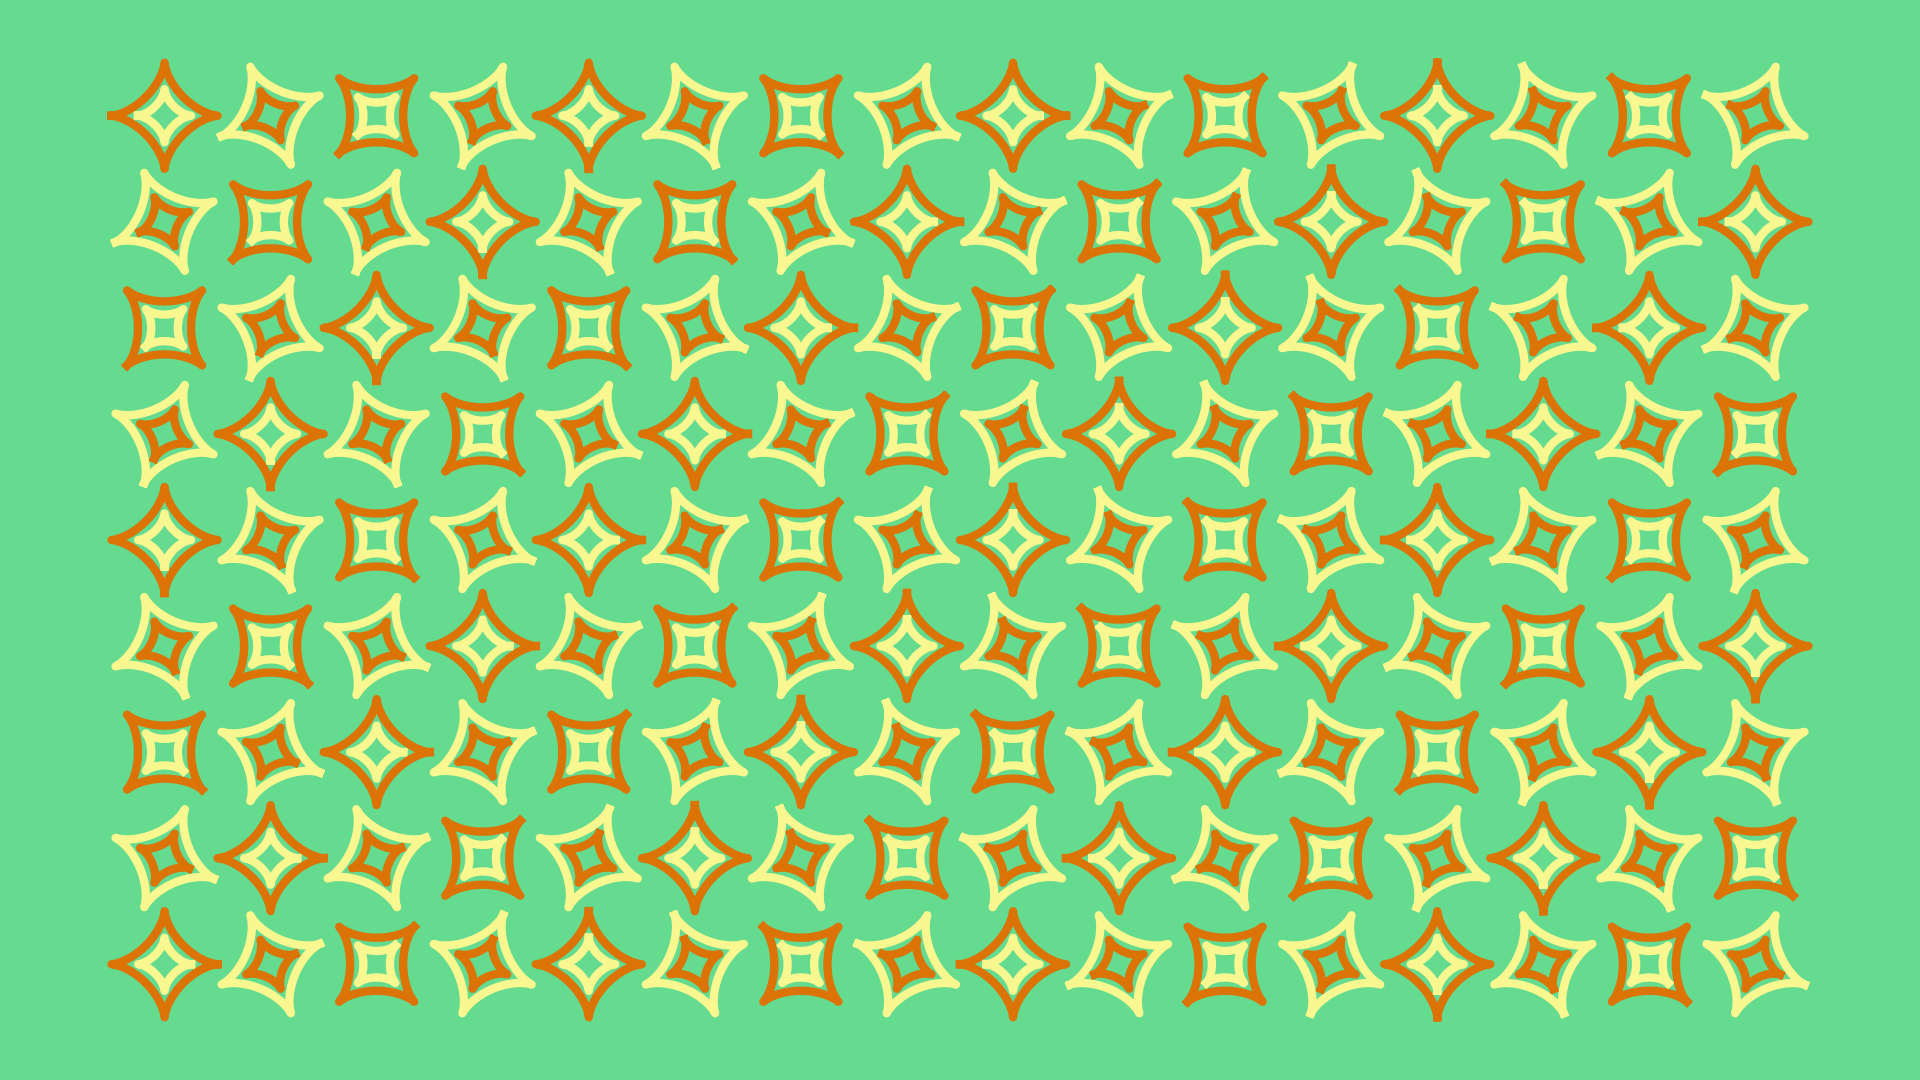

Recreate this plot in Python.
from pathlib import Path

import matplotlib.pyplot as plt
import numpy as np


def main() -> None:
    # config
    fp: Path = Path(__file__).resolve().with_suffix(".png")
    plt.rcParams["figure.dpi"] = 100
    plt.rcParams["figure.figsize"] = [19.2, 10.8]
    # 配色バリエーション BOOK 2
    colors: list[str] = [
        "#DB7307",
        "#F9F790",
        "#64DB8F",
    ]
    # generate figure
    fig: plt.Figure
    ax: plt.Axes
    fig, ax = plt.subplots()
    # plot
    t: np.ndarray = np.linspace(0, 2*np.pi, 2001, endpoint=True)
    c: np.ndarray = np.cos(t)
    s: np.ndarray = np.sin(t)
    for i in range(16):
        for j in range(9):
            th: float = np.pi * 0.125 * (i-j)
            cos: float = np.cos(th)
            sin: float = np.sin(th)
            m: np.ndarray = np.array([[cos, -sin], [sin, cos]])
            for k in range(2):
                r: float = 0.5 - 0.25 * k
                x: np.ndarray = r * c*c*c
                y: np.ndarray = r * s*s*s
                x, y = m @ np.array([x, y])
                ax.plot(x+i, y+j, color=colors[(i+j+k)%2], linewidth=6)
    # arrange
    #ax.set_xlim(-np.pi, np.pi)
    #ax.set_ylim(-1, 1)
    ax.axis("off")
    ax.set_aspect("equal")
    ax.set_facecolor(colors[-1])
    fig.set_facecolor(colors[-1])
    fig.tight_layout()
    # output
    fig.savefig(fp)
    plt.cla()
    plt.clf()
    plt.close(fig)
    return None


if __name__ == "__main__":
    main()
